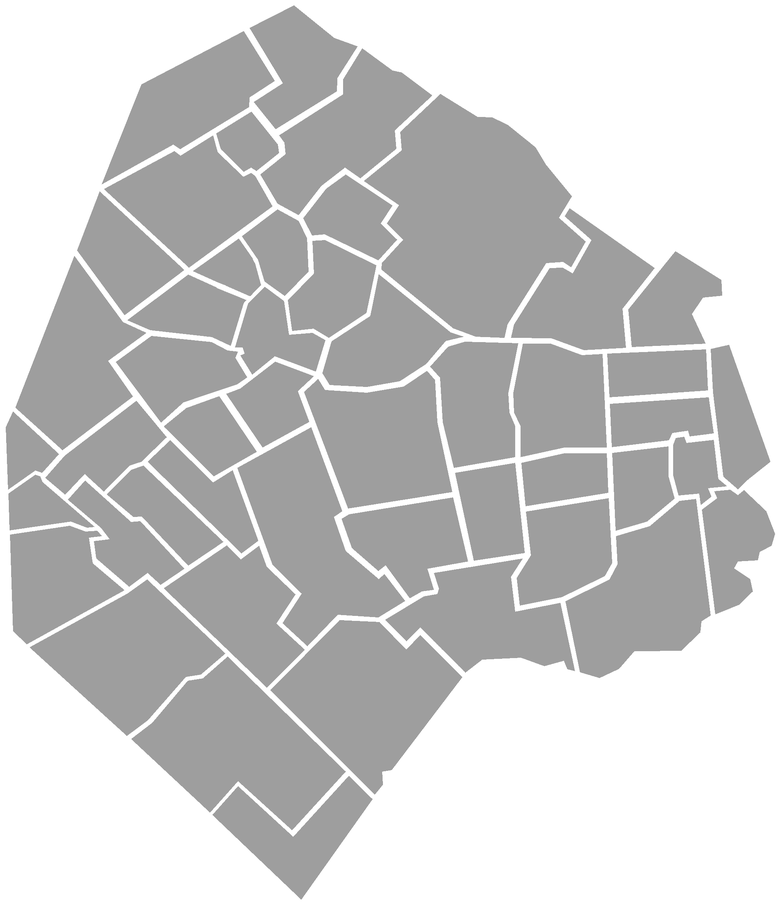
#> input picture baires.png, 782 x 902 px, shrunk from 2040 x 2352 before the run
$ python resumewar2.py   (older library calls are emulated)
#> lines starting #> are read from the running program, lines starting #| are printed output that depends on the picture; after the words box and inside, x2 and y2 are one past the last pixel; in counts of white or black regions, pixels touching at a corner belong together
# -*- coding: utf-8 -*-
"""
Created on Tue Apr  9 08:09:18 2019

@author: Fer
"""

import numpy as np
from matplotlib import pyplot as plt
import skimage.measure as skm
from PIL import Image
from PIL import ImageFont
from PIL import ImageDraw
import facebook as fb
from pathlib import Path
import time

def distancia(x1,y1,x2,y2):
    return np.sqrt((x1-x2)**2+(y2-y1)**2)

# [10 lines left out: function upload, not called in this run]

def getAccessToken(filename='access_token.txt'):
    return Path(filename).read_text().strip()

# [4 lines left out: function recoloreo, not called in this run]

def suma_255(m1,m2):
    return m1+255*m2

# [6 lines left out: function save_all, not called in this run]

def replace(vec,chau,hola):
     vec[chau] = vec[hola]
     return vec

def three_times(f,a,b,c):
    return f(*a),f(*b),f(*c)

def hacer_imagen(mat):
    return Image.fromarray(mat).convert('L')

# [10 lines left out: function gen_text, not called in this run]
#%%
img0 = Image.open('baires.png')
#> img0 is the input picture: PIL image 782x902 RGBA; mean R, G, B, A 202.2, 202.2, 202.2, 255
r0,g0,b0,what = img0.split()
#> what: PIL image 782x902 L; every value is 255
rojo0 = np.array(r0)

#%%
imth = rojo0 < 159
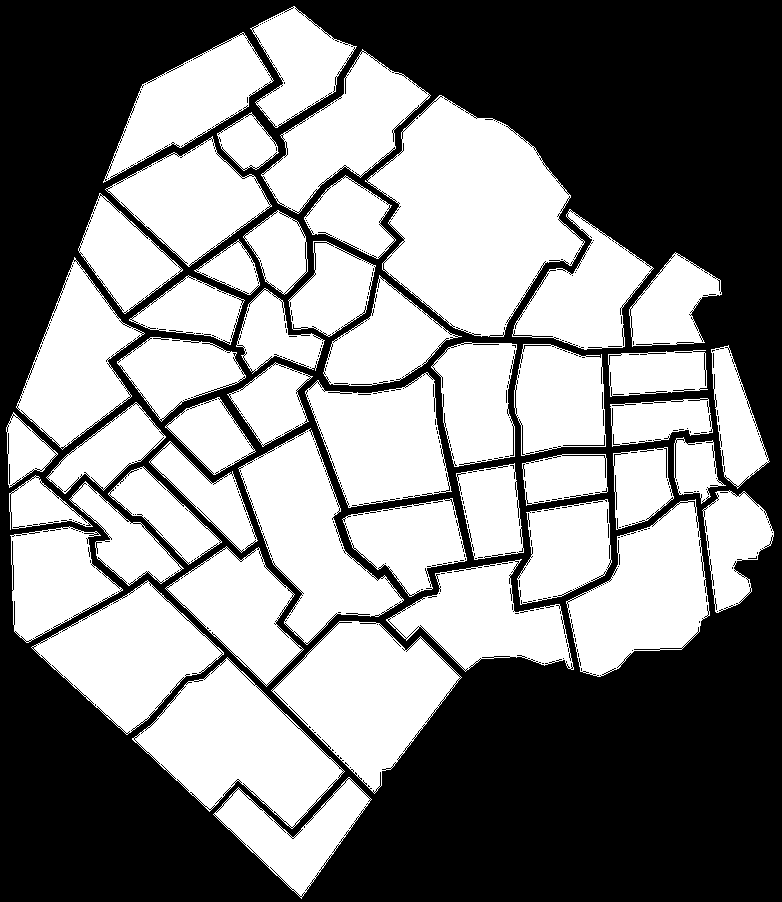
#> imth: shape (902, 782) bool; 51.1% white; 308 black regions (304 under 20 px)
labeled, N_objects = skm.label( imth, neighbors=8, return_num = True)
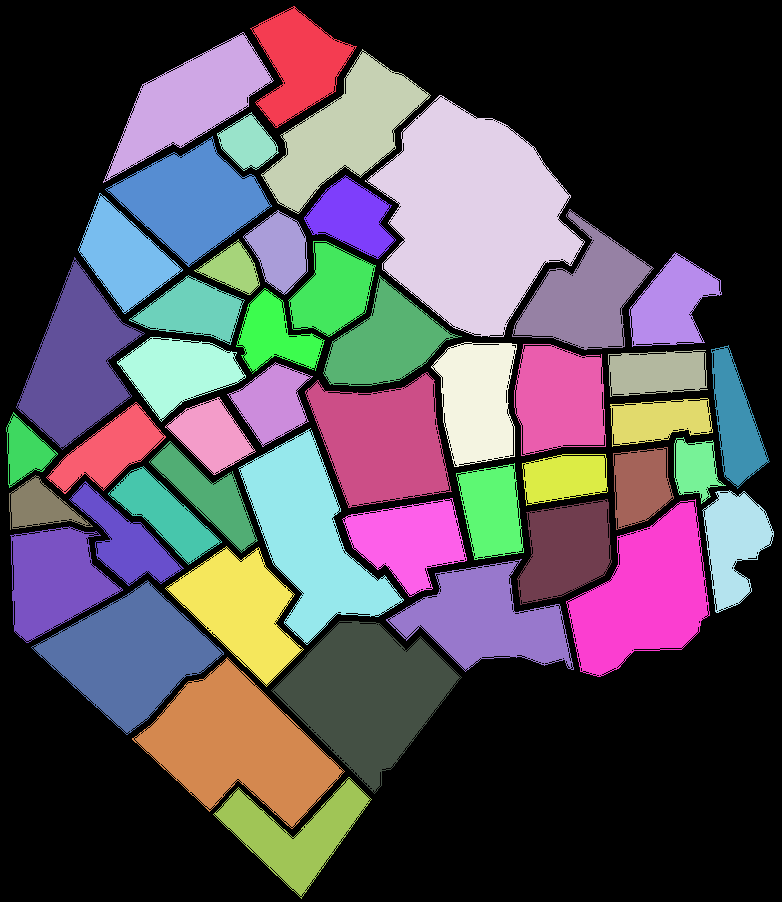
#> labeled: shape (902, 782) int32; 49 distinct labels, from 0 to 48; one colour per label, 0 black
#> N_objects = 48
objects = skm.regionprops(labeled)
#> objects = 48 regions; largest, box (x1, y1, x2, y2) and area: (365, 95, 585, 337) 31180, (132, 657, 345, 829) 17867, (271, 621, 462, 794) 17433, (238, 428, 404, 645) 15152, (566, 499, 710, 677) 14806

props = [(object.area, object.label, object.centroid[0], object.centroid[1]) for object in objects]
#> props = 48 items, first 6: (6705, 1, 63.2, 298.8), (10356, 2, 100.9, 190), (11499, 3, 131.9, 344.4), (31180, 4, 216.8, 471.8), (2054, 5, 142.8, 247.5), (10753, 6, 200.1, 191.4)
props.sort(key=lambda x: x[0])

centroidx = np.zeros(len(props))
#> centroidx = 48 values from 0 to 0
centroidy = np.zeros(len(props))
#> centroidy = 48 values from 0 to 0
for i in range(len(props)):
    centroidx[i] = props[-i-1][2]
    centroidy[i] = props[-i-1][3]
#> this loop made 48 passes
#> after the loop, centroidx = 48 values, max 833.5 at index 18, min 63.2 at index 21, mean 419.8; centroidy = 48 values, max 735.1 at index 30, min 25.13 at index 46, mean 352.3

distancias = np.zeros((len(props),len(props)))
#> distancias: shape (48, 48) float64; every value is 0
for i in range(len(props)):
    for j in range(len(props)):
        distancias[i,j] = distancia(centroidx[i],centroidy[i],centroidx[j],centroidy[j])
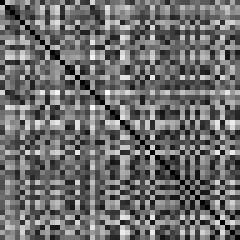
#> distancias: shape (48, 48) float64 (shown 5 times larger); min 0, max 770.3, mean 332.2; drawn with min black and max white

lejos = int(np.amax(distancias) + 100)
#> lejos = 870

for i in range(len(props)):
    distancias[i,i] = lejos
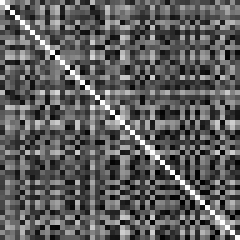
#> distancias: shape (48, 48) float64 (shown 5 times larger); 2.08% of pixels changed, all inside (x1, y1, x2, y2) = (0, 0, 48, 48); drawn with min black and max white
labels = ['Palermo', 'Villa Lugano', 'Villa Soldati', 'Flores', 'Barracas', 'Mataderos', 'Caballito', 'Villa Devoto', 'Belgrano', 'Nueva Pompeya', 'Villa Urquiza', 'Saavedra', 'Parque Avellaneda', 'Recoleta', 'Balvanera', 'Liniers', 'Almagro', 'Villa Riachuelo', 'Villa Crespo', 'Parque Chacabuco', 'Parque Patricios', 'Nuñez', 'Villa del Parque', 'Villa Pueyrredón', 'La Boca', 'Retiro', 'Chacarita', 'Monte Castro', 'Boedo', 'Villa Luro', 'Puerto Madero', 'Agronomía', 'Vélez Sarsfield', 'Floresta', 'Colegiales', 'Villa General Mitre', 'San Nicolás', 'Paternal', 'Constitución', 'Villa Santa Rita', 'Monserrat', 'San Cristóbal', 'Villa Ortúzar', 'Versalles', 'San Telmo', 'Coghlan', 'Villa Real', 'Parque Chas']

#%%
font = ImageFont.truetype("arial.ttf",60)
#borders = np.load('borders.npy')
#> (the run stopped early here; a loop or call above may not have finished)
